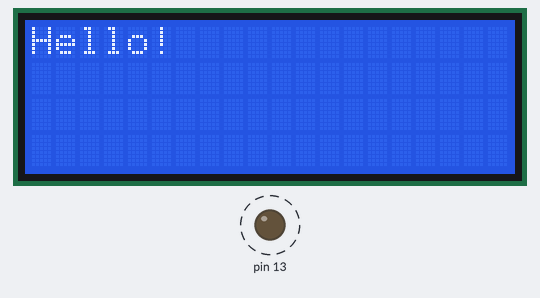
Bench run of a sketch on a simulated Arduino Uno, built with avr-gcc and run on an emulated ATmega328P. Shown: 20×4 character LCD, output pins drawn as LEDs (lit = HIGH). Dashed ring = blinking.

Above: at 0.16 s.
Timing chart, 0 to 130.0 s (numbered marks = the images above):
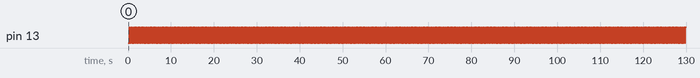

The sketch:

tp-infem-micro.ino
```cpp
#include <LiquidCrystal.h>

LiquidCrystal lcd (18, 17, 16, 15, 14, 19);

void setup() {
  pinMode (13, OUTPUT) ;
  lcd.begin(20,4); //utilisation d'un écran 20 colonnes et 4 lignes
  lcd.write ("Hello!");
}

void loop() {
  delay (200) ;
  digitalWrite (13, !digitalRead (13)) ;
}
```

Measured:
- by itself, pin 13: alternates HIGH for 0.20 s and LOW for 0.20 s
